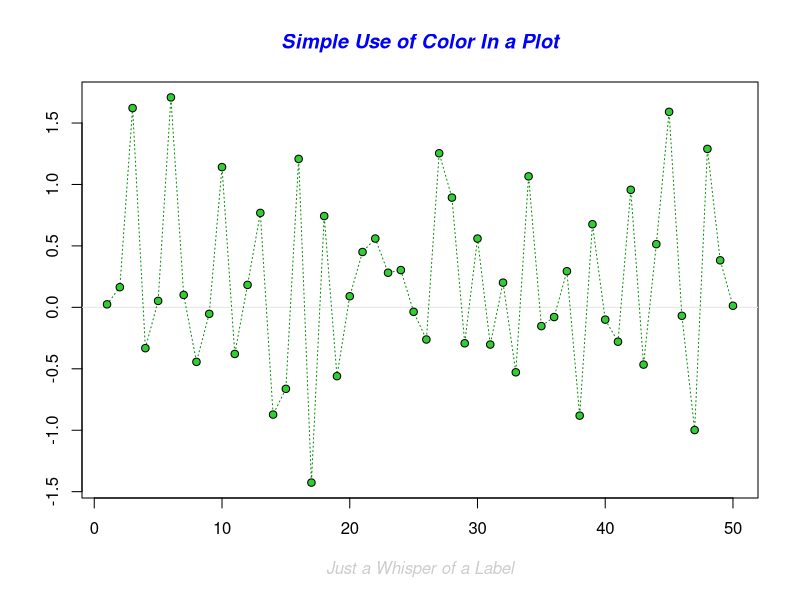
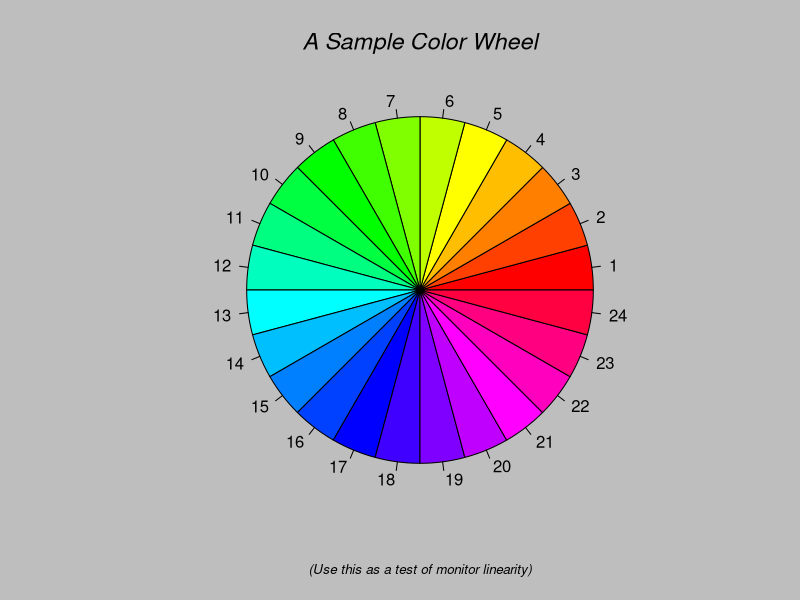
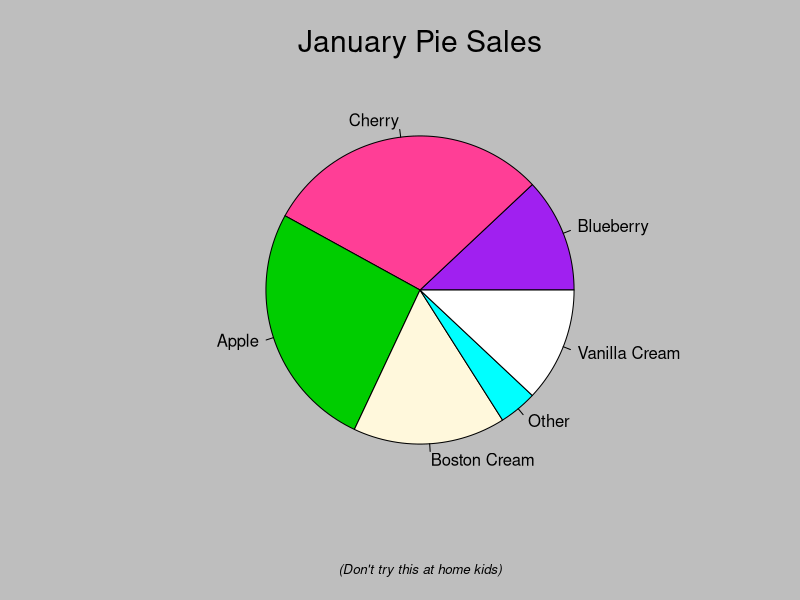
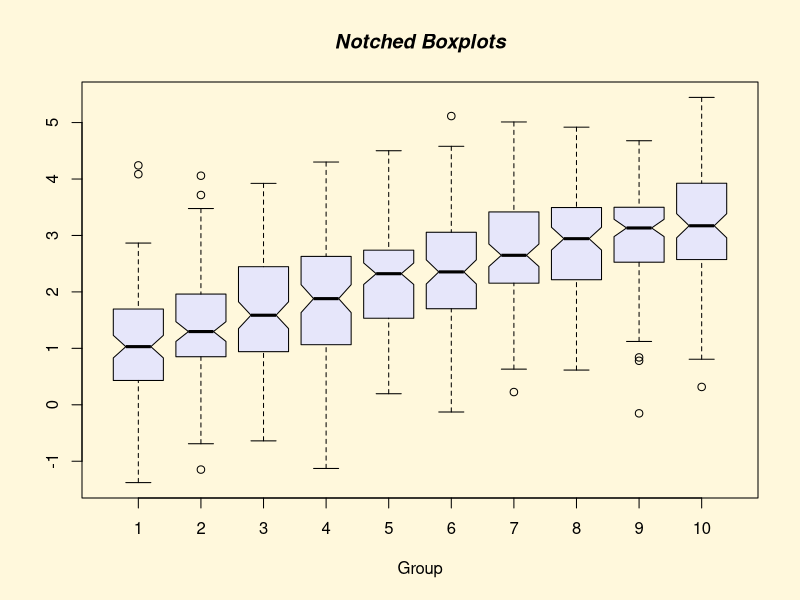
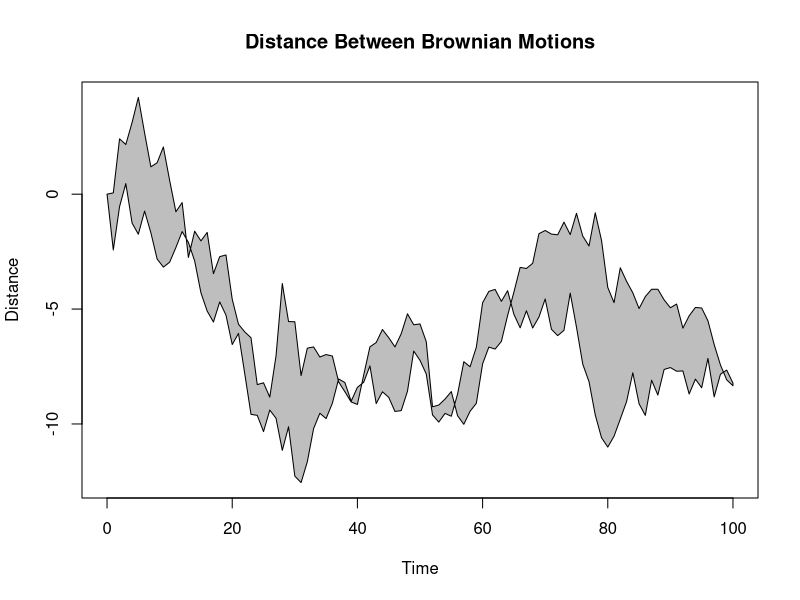
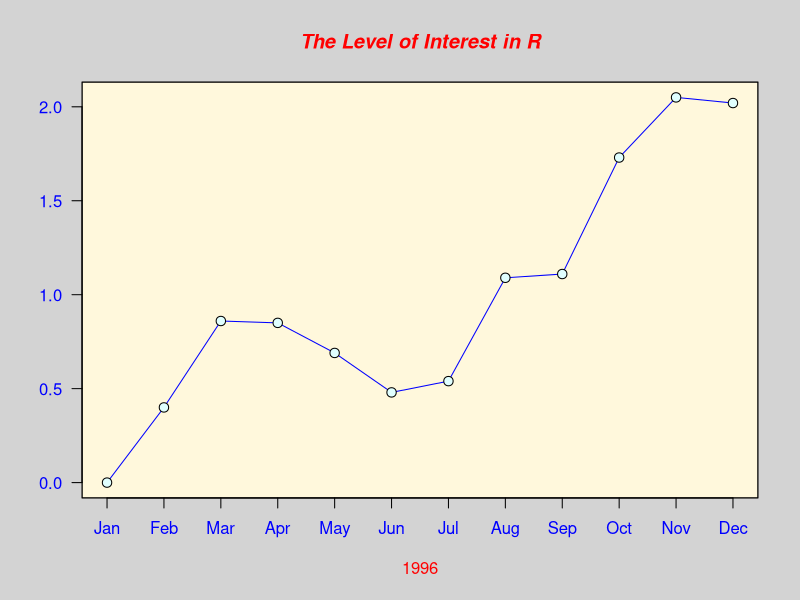
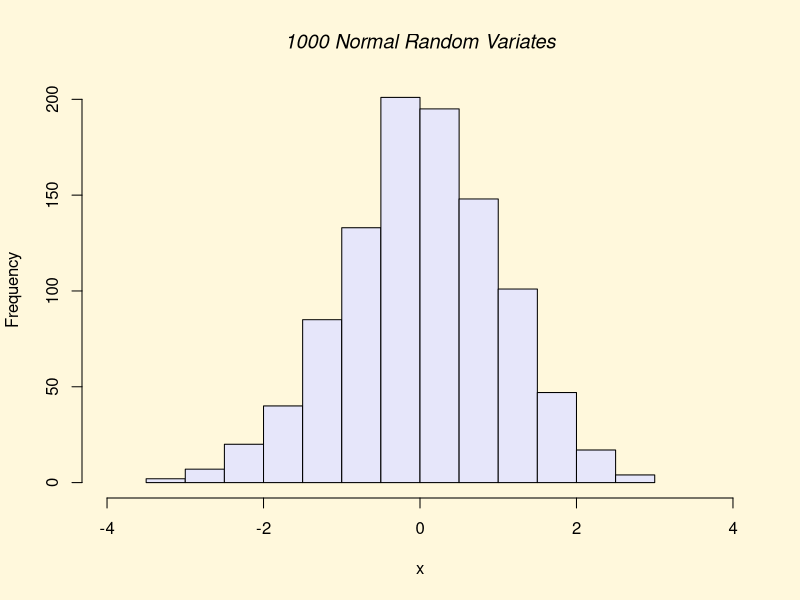
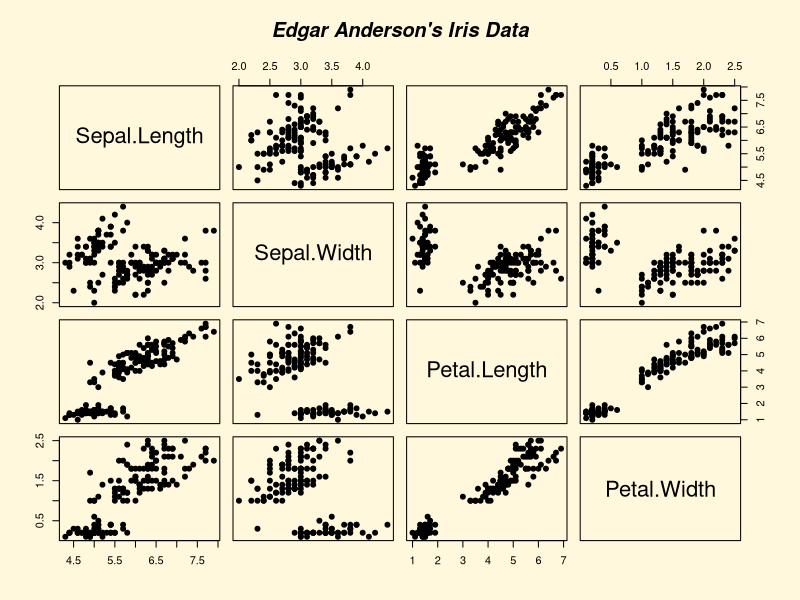

The R script that drew these images, in order: (Note: this script raises an error after producing the figures.)
###   Demos - graphics package

require(graphics)
require("grDevices") # for colours

?graphics

demo(graphics)
demo(image)
demo(persp)



# plot densities of iris - PC1 vs. PC2

plot(iris[-5])

# Petal.Length   Sepal.Width
with(iris, plot(Petal.Length, Sepal.Width))

# Formula representation for specifying which numeric variables go into the PCA, follows the ~

pc.iris <- princomp (~ .-Species, data=iris, scores=T) 
# Same as 
# 		pc.iris <- princomp( ~  Petal.Length + Petal.Width + Sepal.Length + Sepal.Width, data=iris, scores=T)

## The important point for us is how to USE functions, what is the class of the inputs and outputs?

class(pc.iris)
str(pc.iris) 
?princomp   # returns a list of 7 objects, there is an accessor method to get the loadings()  

pc1 <- pc.iris$scores[,1]
pc2 <- pc.iris$scores[,2]
pc3 <- pc.iris$scores[,3]
plot(pc2 ~ pc1, col=iris$Species, cex=2, pch=16)

## Compare the two (original axes, pc axes)
with(iris, plot(Petal.Length, Sepal.Width))
plot(pc2 ~ pc1, col=iris$Species, cex=2, pch=16)
plot(pc3 ~ pc1, col=iris$Species, cex=2, pch=16)


## Plot the densities of the data along the PC axes

require(MASS)
iris.kde <- kde2d(pc1, pc2, n=100)  # plot the bivariate kernal density of Iris
image(iris.kde)
points(pc1, pc2)



### Reading in sequences from GenBank

require(ape)  # install ape if you need to
?read.GenBank

ref <- c("U15717", "U15718", "U15719", "U15720",
         "U15721", "U15722", "U15723", "U15724")
Rampho <- read.GenBank(ref)
str(Rampho)
desc <- attr(Rampho, "description")
write.FASTA(Rampho, file="Rampho.fasta")
write.csv(desc, file="Rampho.desc.csv", row.names=F)

# parse desc, save bits of info 

ll <- strsplit(desc, ",")

